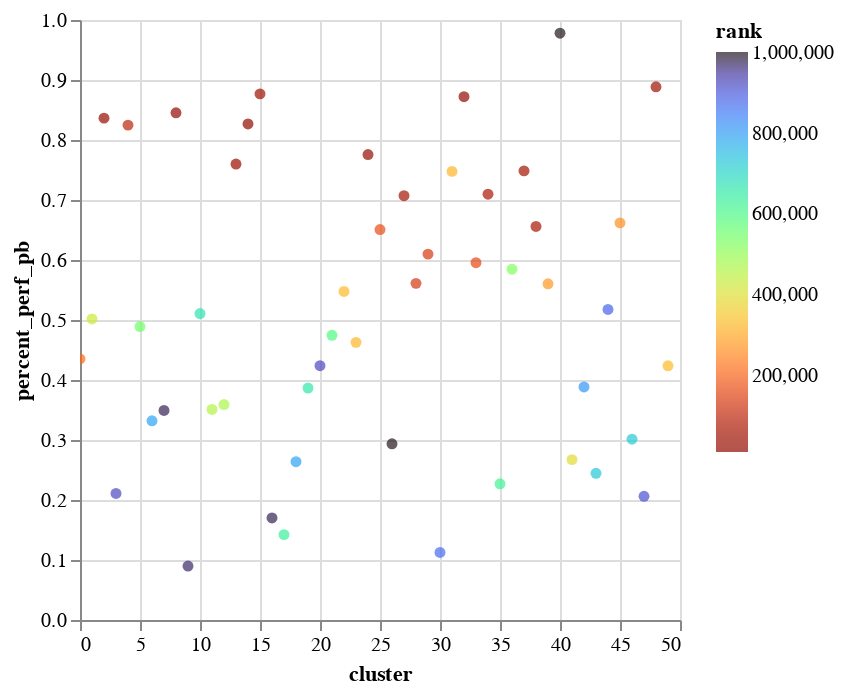

Notebook source saved alongside this figure:
### Code cell
alt.Chart(cluster_avgs).mark_circle().encode(
    x="cluster",
    y="percent_perf_pb",
    color=alt.Color("rank").scale(scheme="turbo", reverse=True),
    tooltip=["cluster", "rank"]
).interactive()
